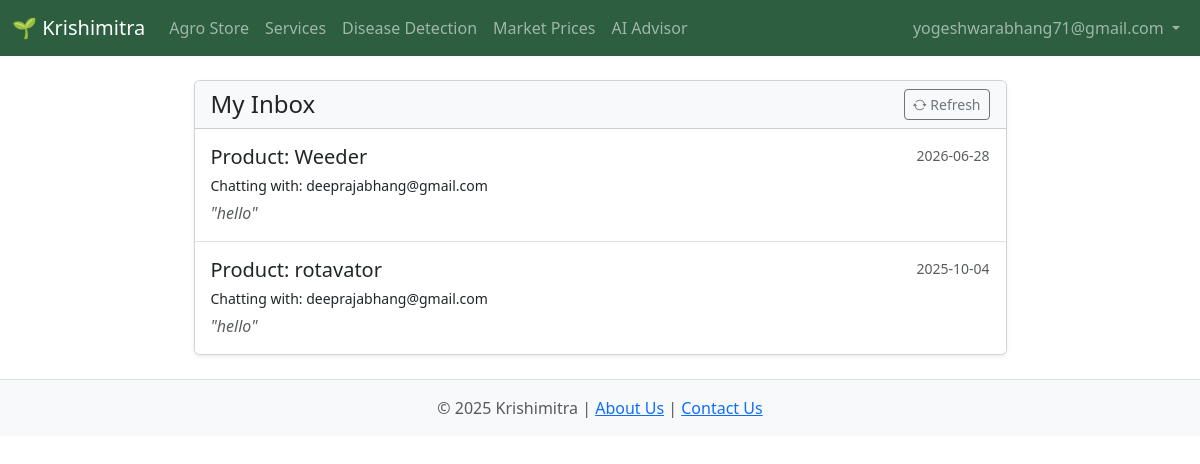
Screenshot of /inbox (signed in) with the database file from the repository.
### app.py (models this page shows)
class Conversation(db.Model):
    id = db.Column(db.Integer, primary_key=True)
    product_id = db.Column(db.Integer, db.ForeignKey('product.id'), nullable=True)
    service_id = db.Column(db.Integer, db.ForeignKey('service.id'), nullable=True)
    buyer_id = db.Column(db.Integer, db.ForeignKey('user.id'), nullable=False)
    seller_id = db.Column(db.Integer, db.ForeignKey('user.id'), nullable=False)
    messages = db.relationship('Message', backref='conversation', lazy=True, cascade="all, delete-orphan")
    product = db.relationship('Product', backref='conversations')
    service = db.relationship('Service', backref='conversations')
    buyer = db.relationship('User', foreign_keys=[buyer_id])
    seller = db.relationship('User', foreign_keys=[seller_id])

class Product(db.Model):
    id = db.Column(db.Integer, primary_key=True)
    name = db.Column(db.String(100), nullable=False)
    category = db.Column(db.String(50), nullable=False)
    description = db.Column(db.Text, nullable=False)
    price = db.Column(db.String(50), nullable=False)
    image = db.Column(db.String(255), nullable=False)
    seller_id = db.Column(db.Integer, db.ForeignKey('user.id'), nullable=False)

class Message(db.Model):
    id = db.Column(db.Integer, primary_key=True)
    conversation_id = db.Column(db.Integer, db.ForeignKey('conversation.id'), nullable=False)
    sender_id = db.Column(db.Integer, db.ForeignKey('user.id'), nullable=False)
    text = db.Column(db.Text, nullable=False)
    timestamp = db.Column(db.DateTime, nullable=False, default=datetime.utcnow)
    sender = db.relationship('User', foreign_keys=[sender_id])

class User(db.Model):
    id = db.Column(db.Integer, primary_key=True)
    name = db.Column(db.String(100), nullable=False)
    email = db.Column(db.String(120), unique=True, nullable=False)
    mobile = db.Column(db.String(20), unique=True, nullable=False)
    password = db.Column(db.String(200), nullable=False)
    role = db.Column(db.String(20), nullable=False)
    products = db.relationship('Product', backref='seller_user', lazy=True)
    services = db.relationship('Service', backref='provider', lazy=True)

### app.py (the view)
@app.route('/inbox')
@login_required
def inbox():
    conversations = Conversation.query.filter(or_(Conversation.buyer_id == session['user_id'], Conversation.seller_id == session['user_id'])).all()
    conversations.sort(key=lambda c: c.messages[-1].timestamp if c.messages else datetime.min, reverse=True)
    return render_template('inbox.html', conversations=conversations)

### app.py (called while the page is built)
def login_required(f):
    @wraps(f)
    def decorated_function(*args, **kwargs):
        if 'user_id' not in session:
            flash('Please log in to access this page.', 'error')
            return redirect(url_for('login'))
        return f(*args, **kwargs)
    return decorated_function

### templates/inbox.html (shortened to what this page needs)
{% extends 'base.html' %}
{% block content %}
<div class="container my-4">
    <div class="row justify-content-center">
        <div class="col-lg-9">
            <div class="card shadow-sm">
                <div class="card-header bg-light d-flex justify-content-between align-items-center">
                    <h1 class="h4 mb-0">My Inbox</h1>
                    <button class="btn btn-outline-secondary btn-sm" onclick="location.reload()" title="Refresh Inbox">
                        <i class="bi bi-arrow-repeat"></i> Refresh
                    </button>
                </div>
                <div class="list-group list-group-flush">
                    {% if conversations %}
                        {% for convo in conversations %}
                            <a href="{{ url_for('conversation_chat', convo_id=convo.id) }}" class="list-group-item list-group-item-action p-3">
                                <div class="d-flex w-100 justify-content-between">
                                    <h5 class="mb-1">Product: {{ convo.product.name }}</h5>
                                    <small class="text-muted">
                                        {% if convo.messages %}
                                            {{ convo.messages[-1].timestamp.strftime('%Y-%m-%d') }}
                                        {% endif %}
                                    </small>
                                </div>
                                <p class="mb-1">
                                    <small>Chatting with:
                                    {% if session.user_id == convo.seller_id %}
                                        {{ convo.buyer.email }}
                                    {% else %}
                                        {{ convo.seller.email }}
                                    {% endif %}
                                    </small>
                                </p>
                                <p class="mb-0 text-muted fst-italic">
                                    {% if convo.messages %}
                                        "{{ convo.messages[-1].text | truncate(80) }}"
                                    {% else %}
                                        No messages yet. Click to start the conversation.
                                    {% endif %}
                                </p>
                            </a>
                        {% endfor %}
                    {% else %}
                        <div class="card-body text-center">
                            <p class="text-muted">You have no active conversations.</p>
                        </div>
                    {% endif %}
                </div>
            </div>
        </div>
    </div>
</div>
{% endblock %}

### rows the page displays
Conversation: product.name "Weeder", timestamp "2026-06-28", seller.email "deeprajabhang@gmail.com", text "hello"
Conversation: product.name "rotavator", timestamp "2025-10-04", seller.email "deeprajabhang@gmail.com", text "hello"

### other values shown
{{ session.get('user_email') }} "yogeshwarabhang71@gmail.com"
